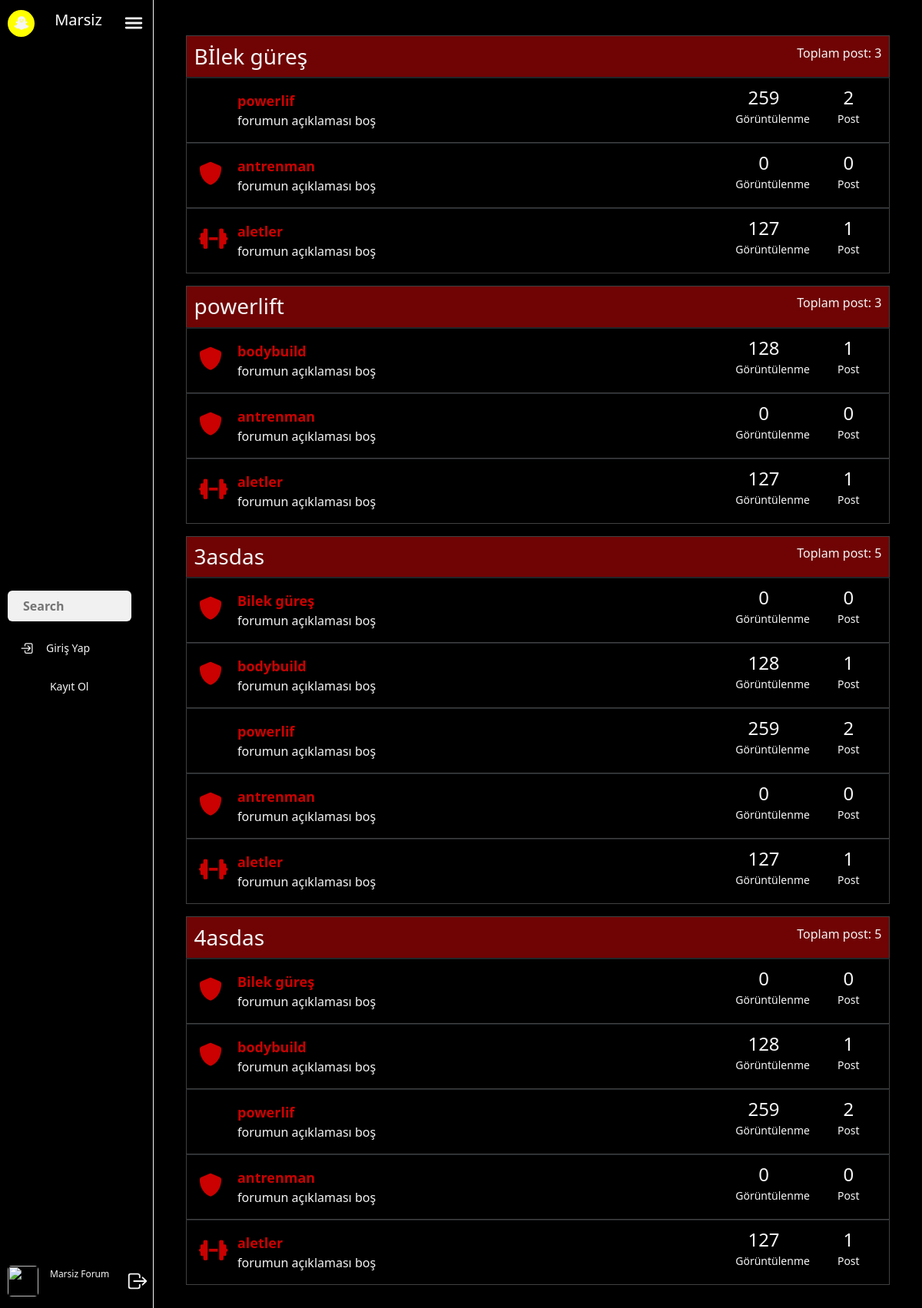
Before: / with the older database file.
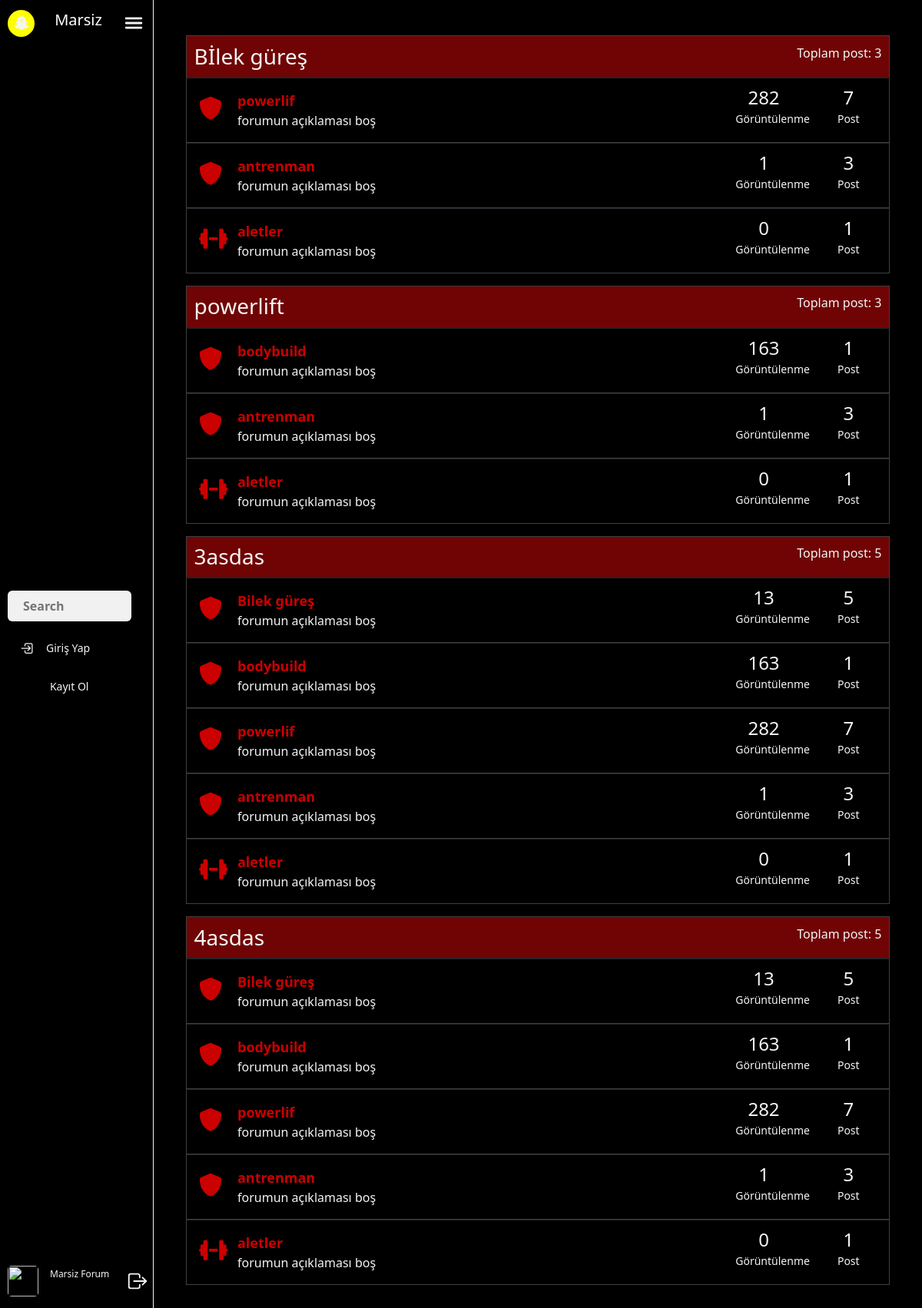
After: the same page with the newer database file.
### post_app/models.py (models this page shows, shortened)
class category(models.Model):
    category = models.CharField(("Kategori"), max_length=50)
    category_description = models.TextField(("Formun açıklaması"),default="forumun açıklaması boş")
    category_tag_slug = AutoSlugField(populate_from='category',unique=True,)
    category_icon = models.CharField(("Fontawesome icon only text"), max_length=50,default="fa fa-shield")
    def __str__(self):
        return self.category
    def total_post_views(self):
        total_views = 0
        for post in self.postcategory.all():
            total_views += post.post_view
        return total_views
    def forum_absolute_url(self):
        return reverse(
        'forum_views',
        kwargs = {
            "forum_slug": self.category_tag_slug
        }
        )

class post(models.Model):
    author_user = models.ForeignKey(MyUser, verbose_name=("Postu Atan Kişi"), on_delete=models.CASCADE,blank=True,null=True)
    title = models.CharField(("Konu başlığı"), max_length=50)
    category = models.ForeignKey(category, verbose_name=("Kategorini Seç"), on_delete=models.CASCADE, blank=True,null=True,related_name="postcategory")
    content = RichTextField(verbose_name="Yazınız")
    post_slug = AutoSlugField(populate_from='title',unique=True)
    post_created = models.DateTimeField(("Postun Oluşturulma tarihi"), auto_now_add=True)
    post_updated = models.DateTimeField(("Postun Oluşturulma tarihi"), auto_now=True)
    like = models.ManyToManyField("myuser_app.MyUser", verbose_name=("Begeni"),related_name="postlike")
    post_view = models.PositiveIntegerField(("Post Görüntülenme"),default=0)

### index_app/views.py (the view)
# urls.py: path('', index_views,name="index"),
def index_views(request):
    forms = CreatePost()
    context = dict(
        post = post.objects.all(),
        categorys = category_title.objects.all(),
        category_views = category.objects.all(),
        forms = forms,
    )
    return render(request,'index.html',context)

### post_app/forms.py
class CreatePost(forms.ModelForm):
    class Meta:
        content = forms.CharField(widget = CKEditorWidget(),)
        model = post
        fields = ["title","category","content"]

### index_app/templates/index.html (shortened to what this page needs)
{% extends "base.html" %}
{% load static %}
{% load crispy_forms_tags %}
{% block site-content %}
<link href="https://maxcdn.bootstrapcdn.com/font-awesome/4.3.0/css/font-awesome.min.css" rel="stylesheet">
<link rel="stylesheet" href="{% static 'css/category.css' %}">
    {% include "partials/_sidenav.html" %}
    <div class="main" id="main">
    <div class="container">
        <div class="row">
            <div class="col-lg-12">
                <div class="wrapper wrapper-content animated fadeInRight">
                    <div class="ibox-content forum-container">
                        {% for category in categorys  %}
                        <div class="category-container">
                        <div class="category-title-border" >
                        <div class="forum-title">
                            <div class="pull-right forum-desc">
                                <samll>Toplam post: {{category.category.all.count}}</samll>
                            </div>
                            <h3 >{{category.category_title}}</h3>
                        </div>
                    </div>
                </div>
                        {% for altcategory in category.category.all  %}
                        <div class="category-border" >
                        <div class="forum-item active">
                            <div class="row justify-content-between">
                                <div class="col-md-9">
                                    <div class="forum-icon">
                                        <i class="{{altcategory.category_icon}} fa"></i>
                                    </div>
                                    <a href="{{altcategory.forum_absolute_url}}" class="forum-item-title">{{altcategory}}</a>
                                    <div class="forum-sub-title">{{altcategory.category_description}}</div>
                                </div>
                                <div class="col-md-1 forum-info">
                                    <span class="views-number">
                                        {{ altcategory.total_post_views }}
                                    </span>
                                    <div>
                                        <small>Görüntülenme</small>
                                    </div>
                                </div>
                                <div class="col-md-1 forum-info">
                                    <span class="views-number">
                                        {{altcategory.postcategory.all.count}}
                                    </span>
                                    <div>
                                        <small>Post</small>
                                    </div>
                                </div>
                            </div>
                        </div>
                    </div>
                        {% endfor %}
                        {% endfor %}
                    </div>
                </div>
            </div>
        </div>
        </div>
</div>
{% endblock site-content %}

Changed rows visible on the page:
changed category "powerlif": category_icon "123" → "fa fa-shield" (drawn); total_post_views "259" → "282"; postcategory.all.count "2" → "7"
computed for category "antrenman": total_post_views "0" → "1"; postcategory.all.count "0" → "3"
computed for category "aletler": total_post_views "127" → "0"
computed for category "bodybuild": total_post_views "128" → "163"
computed for category "Bilek güreş": total_post_views "0" → "13"; postcategory.all.count "0" → "5"
